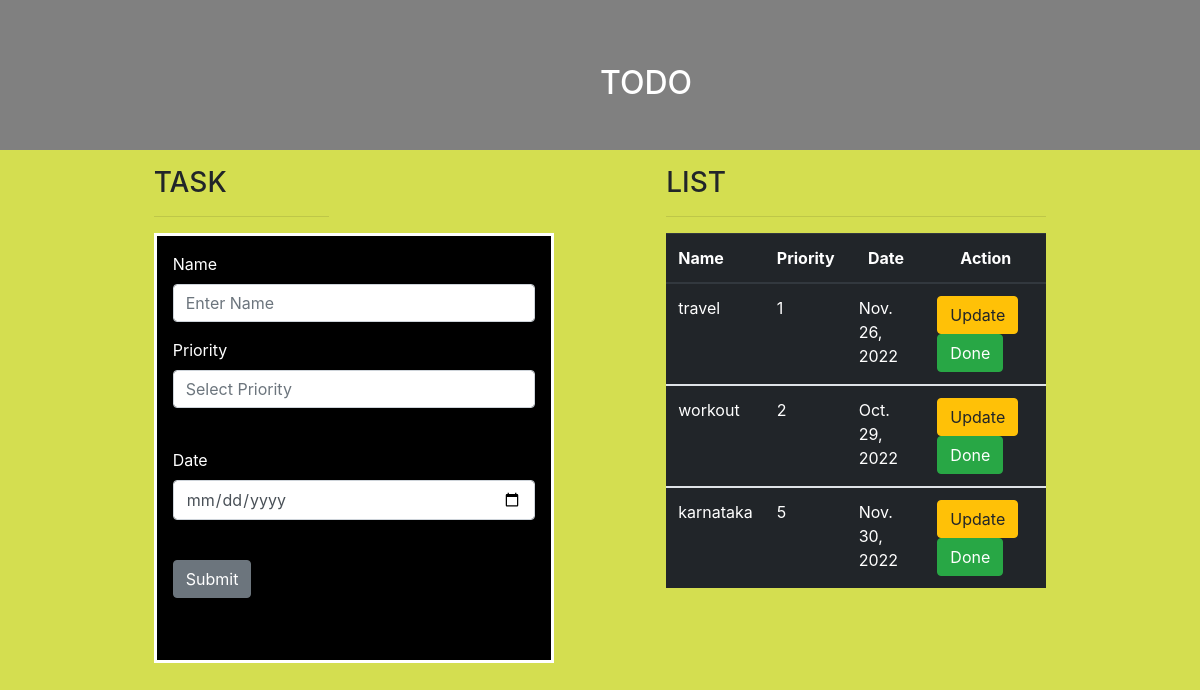
Before: / with the older database file.
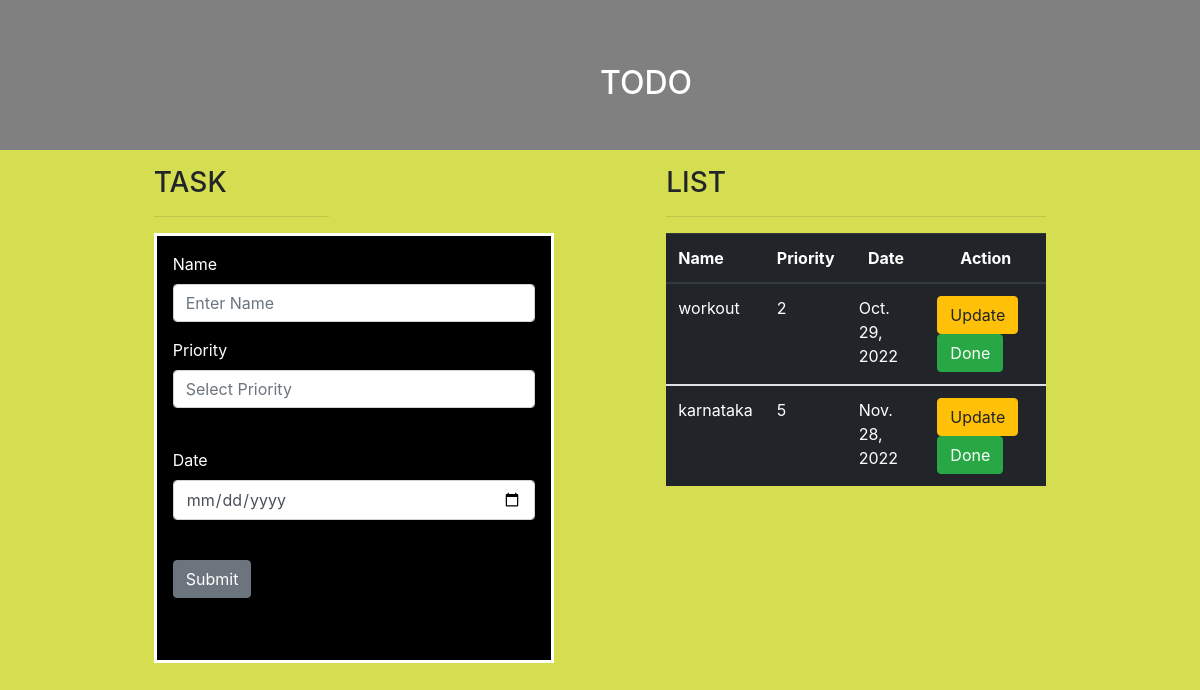
After: the same page with the newer database file.
### todo_app/models.py (models this page shows, shortened)
class todo_list(models.Model):
    name = models.CharField(max_length=100)
    priority = models.IntegerField()
    date = models.DateField(default=datetime.date.today)

### todo_app/views.py (the view, shortened to what this page needs)
# urls.py: 2. Add a URL to urlpatterns:  path('', views.home, name='home')
def home(request):
    obj = todo_list.objects.all()
    return render(request, 'home.html', {'obj': obj})

### templates/home.html (shortened to what this page needs)
{% extends 'base.html' %}
{% block body %}
<div class="row">
    <div class="banner">
            <div class="banner-text">
            <h2 >TODO</h2>
            </div>
    </div>
    <div class="container col-md-2 mt-3" >
        <h3>TASK</h3><hr>
    <div class="form p-3" style="border-style: solid;height:430px; width:400px">
    <form action="" method="post">
      <div class="form-group">
        <label>Name</label>
        <input type="text" class="form-control" name="name" aria-describedby="emailHelp" placeholder="Enter Name">
      </div>
      <div class="form-group">
        <label>Priority</label>
        <input type="number" class="form-control" name="priority" placeholder="Select Priority"><br>
      </div>
      <div class="form-group">
        <label>Date</label>
        <input type="date" class="form-control" name="date" placeholder="Select Date"><br>
      </div>
      <button type="submit" class="btn btn-secondary">Submit</button><br>
    </form>
        <br>
    </div>
    </div>
    <div class="container col-md-4 mt-3">
        <h3>LIST</h3><hr>
        <table class="table table-dark">
          <thead>
            <tr>
              <th scope="col">Name</th>
              <th scope="col">Priority</th>
              <th class="text-center" scope="col">Date</th>
              <th class="text-center" scope="col">Action</th>
            </tr>
          </thead>
          {% for i in obj %}
          <tbody>
            <tr>
              <td>{{i.name}}</td>
              <td>{{i.priority}}</td>
              <td>{{i.date}}</td>
              <td><a class="btn btn-warning" href="{% url 'homeupdateview' i.id %}">Update</a>
              <a class="btn btn-success" href="{% url 'homedeleteview' i.id %}">Done</a></td>
            </tr>
          </tbody>
          {% endfor %}
        </table>
    </div>
</div>
{% endblock %}

### templates/base.html (shortened to what this page needs)
<!DOCTYPE html>
{% load static %}
<html lang="en">
<head>
    <link rel="stylesheet" href="https://cdn.jsdelivr.net/npm/bootstrap@4.0.0/dist/css/bootstrap.min.css">
    <link rel="stylesheet" href="{% static 'style.css' %}">
</head>
<body>
{% block body %}
{% endblock %}
</body>
</html>

### static/style.css (style rules this page uses)
.banner { background-color:grey; width:100%; height:150px; }
.banner-text { top:8%; left:50%; position:absolute; transform:translate; color:white; }
.form { background-color:black; color:white }
body { background-color:#d4de50 }

Changed rows visible on the page:
removed todo_list: name "travel", priority "1", date "Nov. 26, 2022"
changed todo_list "karnataka": date "Nov. 30, 2022" → "Nov. 28, 2022"
